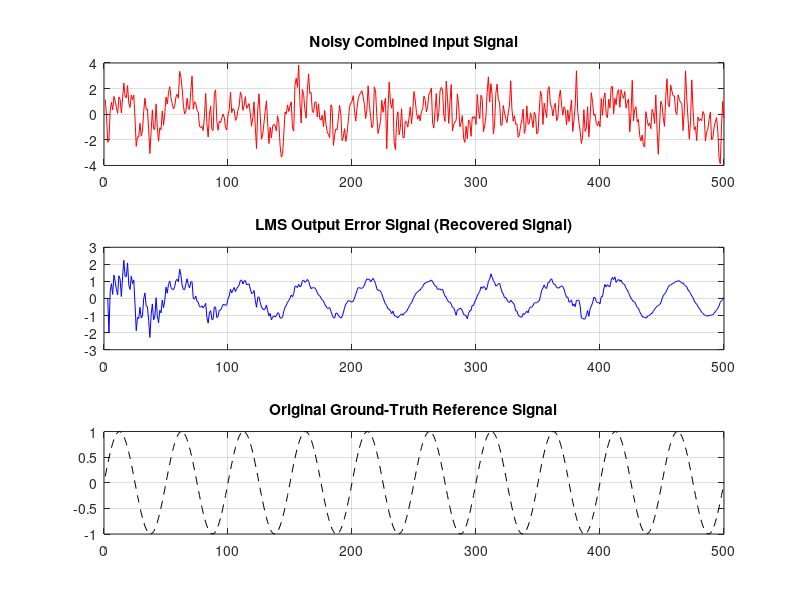

Source code (MATLAB):
clc;
clear;
close all;

% =========================================================
%         EXPERIMENT 21: LMS ADAPTIVE FILTER NOISE CANCEL
% =========================================================

N = 500;
n = 1:N;
% Primary input: Desired speech/audio model path
desired = sin(2*pi*0.02*n);

% Interference noise reference
noise_ref = randn(1, N);
% Channel distortion model path adding noise to primary node
noise_interference = filter([1, 0.5, -0.2], 1, noise_ref);
primary_signal = desired + noise_interference;

% Initialize LMS variables
filter_order = 4;
w = zeros(1, filter_order);
mu = 0.01; % LMS step-size parameter
output_y = zeros(1, N);
error_e = zeros(1, N);

% Adaptive Filtering Loop
for i = filter_order:N
    x_vector = noise_ref(i:-1:i-filter_order+1);
    output_y(i) = w * x_vector';
    error_e(i)  = primary_signal(i) - output_y(i);
    w = w + 2 * mu * error_e(i) * x_vector; % Update weights
end

% Visualization
figure('Name', 'Experiment 21: Adaptive System Output', 'NumberTitle', 'off');
subplot(3,1,1);
plot(primary_signal, 'r'); title('Noisy Combined Input Signal');
grid on;
subplot(3,1,2);
plot(error_e, 'b'); title('LMS Output Error Signal (Recovered Signal)');
grid on;
subplot(3,1,3);
plot(desired, 'k--'); title('Original Ground-Truth Reference Signal');
grid on;
